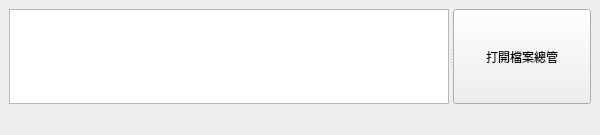
<?xml version="1.0" encoding="UTF-8"?>
<ui version="4.0">
 <class>CSVimporter</class>
 <widget class="QMainWindow" name="CSVimporter">
  <property name="geometry">
   <rect>
    <x>0</x>
    <y>0</y>
    <width>600</width>
    <height>135</height>
   </rect>
  </property>
  <property name="windowTitle">
   <string>choose file</string>
  </property>
  <widget class="QWidget" name="centralwidget">
   <layout class="QVBoxLayout" name="verticalLayout">
    <item>
     <widget class="QSplitter" name="splitter">
      <property name="orientation">
       <enum>Qt::Horizontal</enum>
      </property>
      <widget class="QTextEdit" name="file_path_textedit">
       <property name="font">
        <font>
         <family>微軟正黑體</family>
         <pointsize>12</pointsize>
        </font>
       </property>
       <property name="cursor" stdset="0">
        <cursorShape>IBeamCursor</cursorShape>
       </property>
       <property name="locale">
        <locale language="Chinese" country="Taiwan"/>
       </property>
      </widget>
      <widget class="QPushButton" name="choose_file_button">
       <property name="cursor">
        <cursorShape>PointingHandCursor</cursorShape>
       </property>
       <property name="text">
        <string>打開檔案總管</string>
       </property>
      </widget>
     </widget>
    </item>
    <item>
     <widget class="QLabel" name="errorLabel">
      <property name="font">
       <font>
        <family>微軟正黑體</family>
       </font>
      </property>
      <property name="text">
       <string/>
      </property>
     </widget>
    </item>
   </layout>
  </widget>
 </widget>
 <resources/>
 <connections/>
</ui>
